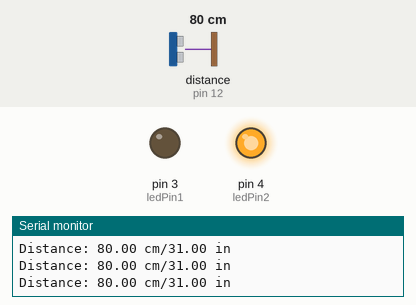
Recording of a sketch running on a simulated Arduino Uno, built with avr-gcc and run on an emulated ATmega328P. On the bench: output pins drawn as LEDs (lit = HIGH), the last lines printed to the serial monitor. Wiring (inferred from the names in the program): ultrasonic range finder: trigger pin 11; echo pin 12. The inputs (shaded band) are chosen by the test bench; at power-on: distance to the obstacle (sensor on pin 12) 80 cm. The echo pulse lasts 58.3 µs per cm; pins used as bus, display or sensor lines are not drawn.

Above: at 1.3 s.
1.4 s: distance to the obstacle (sensor on pin 12) set to 6 cm
2.9 s: distance to the obstacle (sensor on pin 12) set to 3 cm
At 4.2 s:
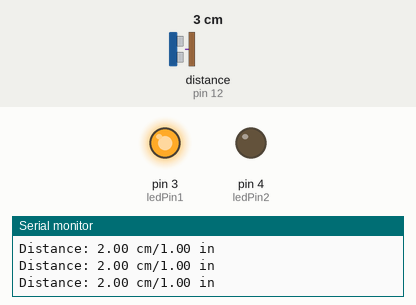
4.5 s: distance to the obstacle (sensor on pin 12) set to 9 cm
At 5.7 s:
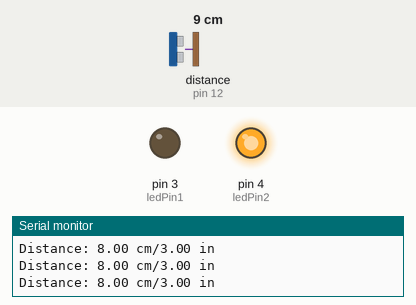
6.0 s: distance to the obstacle (sensor on pin 12) set to 7 cm
7.5 s: distance to the obstacle (sensor on pin 12) set to 4 cm
At 8.3 s:
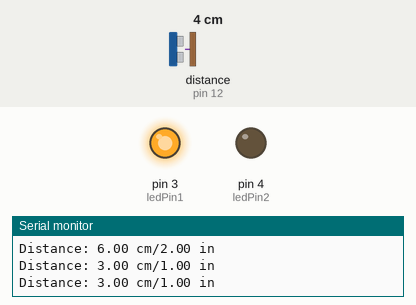
Timing chart, 0 to 10.0 s (numbered marks = the images above; inputs shaded):
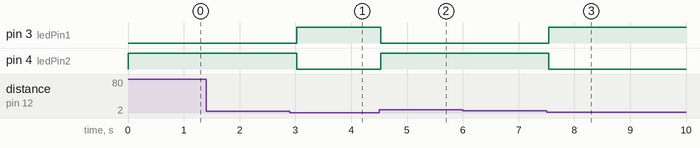

The sketch:

UltrasonicDistanceMeasurement.ino
```cpp
const int trigPin = 11;
const int echoPin = 12;
const int ledPin1 = 3;
const int ledPin2 = 4;
long duration;
float distanceCm, distanceInch;
// const float R1 = 1/58;
// const float R2 = 1/148;
const int C = 10;

void setup() {
  pinMode(trigPin, OUTPUT);
  pinMode(echoPin, INPUT);
  pinMode(ledPin1, OUTPUT);
  pinMode(ledPin2, OUTPUT);
  Serial.begin(9600);
}

void loop() {
  digitalWrite(trigPin, LOW);
  delayMicroseconds(2);
  digitalWrite(trigPin, HIGH);
  delayMicroseconds(C);
  digitalWrite(trigPin, LOW);
  duration = pulseIn(echoPin, HIGH);
  distanceCm = duration * 1/58;
  distanceInch = duration * 1/148;
  Serial.print("Distance: ");
  Serial.print(distanceCm);
  Serial.print(" cm/");
  Serial.print(distanceInch);
  Serial.println(" in");

  if (distanceCm < 5) {
    digitalWrite(ledPin1, HIGH);
    digitalWrite(ledPin2, LOW);
  } else {
    digitalWrite(ledPin1, LOW);
    digitalWrite(ledPin2, HIGH);
  }

  delay(500);
}
```

Measured:
- the behaviour switches between 5 and 4 cm on distance to the obstacle (sensor on pin 12) (found by bisection; images 0 and 1)
- the behaviour switches between 6 and 5 cm on distance to the obstacle (sensor on pin 12) (found by bisection; images 2 and 3)
- after the input at 2.9 s, pin 3 (ledPin1): LOW → HIGH after 0.13 s; pin 4 (ledPin2): HIGH → LOW after 0.13 s
- after the input at 4.5 s, pin 3 (ledPin1): HIGH → LOW at once; pin 4 (ledPin2): LOW → HIGH at once
- after the input at 7.5 s, pin 3 (ledPin1): LOW → HIGH at once; pin 4 (ledPin2): HIGH → LOW at once
